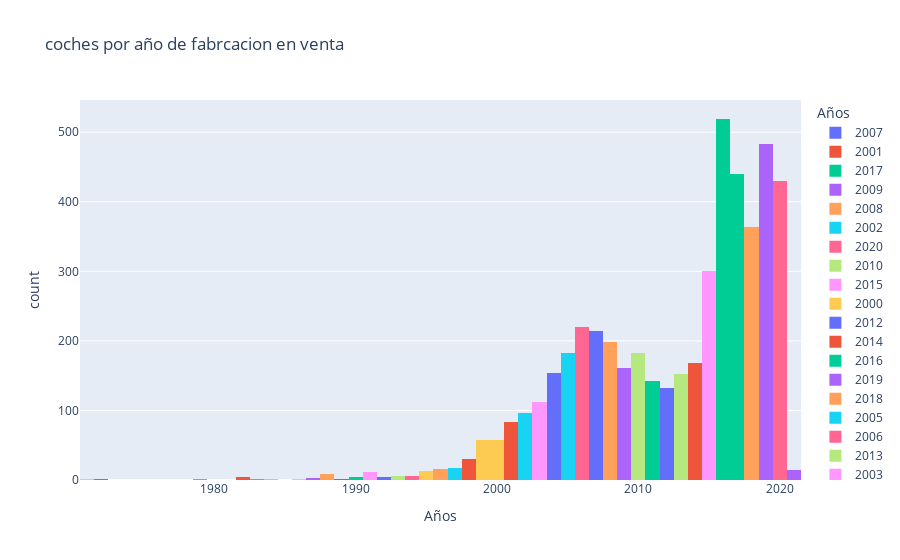

Notebook code for this chart:
### Code cell
px.histogram(df, x='year', title='coches por año de fabrcacion en venta', labels={'year':'Años'},color= 'year')

### Figure 1 — Plotly figure (JSON) as saved in the notebook; plotly's stock layout.template omitted (floating-point values rounded to 4 significant figures; data arrays with more than 128 entries replaced by an {"elided": "..."} marker saying what was removed)
{"data": [{"alignmentgroup": "True", "bingroup": "x", "hovertemplate": "Años=%{x}<br>count=%{y}<extra></extra>", "legendgroup": "2007", "marker": {"color": "#636efa", "pattern": {"shape": ""}}, "name": "2007", "offsetgroup": "2007", "orientation": "v", "showlegend": true, "type": "histogram", "x": {"elided": "214 int values"}, "xaxis": "x", "yaxis": "y"}, {"alignmentgroup": "True", "bingroup": "x", "hovertemplate": "Años=%{x}<br>count=%{y}<extra></extra>", "legendgroup": "2001", "marker": {"color": "#EF553B", "pattern": {"shape": ""}}, "name": "2001", "offsetgroup": "2001", "orientation": "v", "showlegend": true, "type": "histogram", "x": [2001, 2001, 2001, 2001, 2001, 2001, 2001, 2001, 2001, 2001, 2001, 2001, 2001, 2001, 2001, 2001, 2001, 2001, 2001, 2001, 2001, 2001, 2001, 2001, 2001, 2001, 2001, 2001, 2001, 2001, 2001, 2001, 2001, 2001, 2001, 2001, 2001, 2001, 2001, 2001, 2001, 2001, 2001, 2001, 2001, 2001, 2001, 2001, 2001, 2001, 2001, 2001, 2001, 2001, 2001, 2001, 2001, 2001, 2001, 2001, 2001, 2001, 2001, 2001, 2001, 2001, 2001, 2001, 2001, 2001, 2001, 2001, 2001, 2001, 2001, 2001, 2001, 2001, 2001, 2001, 2001, 2001, 2001], "xaxis": "x", "yaxis": "y"}, {"alignmentgroup": "True", "bingroup": "x", "hovertemplate": "Años=%{x}<br>count=%{y}<extra></extra>", "legendgroup": "2017", "marker": {"color": "#00cc96", "pattern": {"shape": ""}}, "name": "2017", "offsetgroup": "2017", "orientation": "v", "showlegend": true, "type": "histogram", "x": {"elided": "440 int values"}, "xaxis": "x", "yaxis": "y"}, {"alignmentgroup": "True", "bingroup": "x", "hovertemplate": "Años=%{x}<br>count=%{y}<extra></extra>", "legendgroup": "2009", "marker": {"color": "#ab63fa", "pattern": {"shape": ""}}, "name": "2009", "offsetgroup": "2009", "orientation": "v", "showlegend": true, "type": "histogram", "x": {"elided": "161 int values"}, "xaxis": "x", "yaxis": "y"}, {"alignmentgroup": "True", "bingroup": "x", "hovertemplate": "Años=%{x}<br>count=%{y}<extra></extra>", "legendgroup": "2008", "marker": {"color": "#FFA15A", "pattern": {"shape": ""}}, "name": "2008", "offsetgroup": "2008", "orientation": "v", "showlegend": true, "type": "histogram", "x": {"elided": "199 int values"}, "xaxis": "x", "yaxis": "y"}, {"alignmentgroup": "True", "bingroup": "x", "hovertemplate": "Años=%{x}<br>count=%{y}<extra></extra>", "legendgroup": "2002", "marker": {"color": "#19d3f3", "pattern": {"shape": ""}}, "name": "2002", "offsetgroup": "2002", "orientation": "v", "showlegend": true, "type": "histogram", "x": [2002, 2002, 2002, 2002, 2002, 2002, 2002, 2002, 2002, 2002, 2002, 2002, 2002, 2002, 2002, 2002, 2002, 2002, 2002, 2002, 2002, 2002, 2002, 2002, 2002, 2002, 2002, 2002, 2002, 2002, 2002, 2002, 2002, 2002, 2002, 2002, 2002, 2002, 2002, 2002, 2002, 2002, 2002, 2002, 2002, 2002, 2002, 2002, 2002, 2002, 2002, 2002, 2002, 2002, 2002, 2002, 2002, 2002, 2002, 2002, 2002, 2002, 2002, 2002, 2002, 2002, 2002, 2002, 2002, 2002, 2002, 2002, 2002, 2002, 2002, 2002, 2002, 2002, 2002, 2002, 2002, 2002, 2002, 2002, 2002, 2002, 2002, 2002, 2002, 2002, 2002, 2002, 2002, 2002, 2002, 2002], "xaxis": "x", "yaxis": "y"}, {"alignmentgroup": "True", "bingroup": "x", "hovertemplate": "Años=%{x}<br>count=%{y}<extra></extra>", "legendgroup": "2020", "marker": {"color": "#FF6692", "pattern": {"shape": ""}}, "name": "2020", "offsetgroup": "2020", "orientation": "v", "showlegend": true, "type": "histogram", "x": {"elided": "430 int values"}, "xaxis": "x", "yaxis": "y"}, {"alignmentgroup": "True", "bingroup": "x", "hovertemplate": "Años=%{x}<br>count=%{y}<extra></extra>", "legendgroup": "2010", "marker": {"color": "#B6E880", "pattern": {"shape": ""}}, "name": "2010", "offsetgroup": "2010", "orientation": "v", "showlegend": true, "type": "histogram", "x": {"elided": "182 int values"}, "xaxis": "x", "yaxis": "y"}, {"alignmentgroup": "True", "bingroup": "x", "hovertemplate": "Años=%{x}<br>count=%{y}<extra></extra>", "legendgroup": "2015", "marker": {"color": "#FF97FF", "pattern": {"shape": ""}}, "name": "2015", "offsetgroup": "2015", "orientation": "v", "showlegend": true, "type": "histogram", "x": {"elided": "301 int values"}, "xaxis": "x", "yaxis": "y"}, {"alignmentgroup": "True", "bingroup": "x", "hovertemplate": "Años=%{x}<br>count=%{y}<extra></extra>", "legendgroup": "2000", "marker": {"color": "#FECB52", "pattern": {"shape": ""}}, "name": "2000", "offsetgroup": "2000", "orientation": "v", "showlegend": true, "type": "histogram", "x": [2000, 2000, 2000, 2000, 2000, 2000, 2000, 2000, 2000, 2000, 2000, 2000, 2000, 2000, 2000, 2000, 2000, 2000, 2000, 2000, 2000, 2000, 2000, 2000, 2000, 2000, 2000, 2000, 2000, 2000, 2000, 2000, 2000, 2000, 2000, 2000, 2000, 2000, 2000, 2000, 2000, 2000, 2000, 2000, 2000, 2000, 2000, 2000, 2000, 2000, 2000, 2000, 2000, 2000, 2000, 2000, 2000], "xaxis": "x", "yaxis": "y"}, {"alignmentgroup": "True", "bingroup": "x", "hovertemplate": "Años=%{x}<br>count=%{y}<extra></extra>", "legendgroup": "2012", "marker": {"color": "#636efa", "pattern": {"shape": ""}}, "name": "2012", "offsetgroup": "2012", "orientation": "v", "showlegend": true, "type": "histogram", "x": {"elided": "132 int values"}, "xaxis": "x", "yaxis": "y"}, {"alignmentgroup": "True", "bingroup": "x", "hovertemplate": "Años=%{x}<br>count=%{y}<extra></extra>", "legendgroup": "2014", "marker": {"color": "#EF553B", "pattern": {"shape": ""}}, "name": "2014", "offsetgroup": "2014", "orientation": "v", "showlegend": true, "type": "histogram", "x": {"elided": "168 int values"}, "xaxis": "x", "yaxis": "y"}, {"alignmentgroup": "True", "bingroup": "x", "hovertemplate": "Años=%{x}<br>count=%{y}<extra></extra>", "legendgroup": "2016", "marker": {"color": "#00cc96", "pattern": {"shape": ""}}, "name": "2016", "offsetgroup": "2016", "orientation": "v", "showlegend": true, "type": "histogram", "x": {"elided": "519 int values"}, "xaxis": "x", "yaxis": "y"}, {"alignmentgroup": "True", "bingroup": "x", "hovertemplate": "Años=%{x}<br>count=%{y}<extra></extra>", "legendgroup": "2019", "marker": {"color": "#ab63fa", "pattern": {"shape": ""}}, "name": "2019", "offsetgroup": "2019", "orientation": "v", "showlegend": true, "type": "histogram", "x": {"elided": "483 int values"}, "xaxis": "x", "yaxis": "y"}, {"alignmentgroup": "True", "bingroup": "x", "hovertemplate": "Años=%{x}<br>count=%{y}<extra></extra>", "legendgroup": "2018", "marker": {"color": "#FFA15A", "pattern": {"shape": ""}}, "name": "2018", "offsetgroup": "2018", "orientation": "v", "showlegend": true, "type": "histogram", "x": {"elided": "364 int values"}, "xaxis": "x", "yaxis": "y"}, {"alignmentgroup": "True", "bingroup": "x", "hovertemplate": "Años=%{x}<br>count=%{y}<extra></extra>", "legendgroup": "2005", "marker": {"color": "#19d3f3", "pattern": {"shape": ""}}, "name": "2005", "offsetgroup": "2005", "orientation": "v", "showlegend": true, "type": "histogram", "x": {"elided": "182 int values"}, "xaxis": "x", "yaxis": "y"}, {"alignmentgroup": "True", "bingroup": "x", "hovertemplate": "Años=%{x}<br>count=%{y}<extra></extra>", "legendgroup": "2006", "marker": {"color": "#FF6692", "pattern": {"shape": ""}}, "name": "2006", "offsetgroup": "2006", "orientation": "v", "showlegend": true, "type": "histogram", "x": {"elided": "220 int values"}, "xaxis": "x", "yaxis": "y"}, {"alignmentgroup": "True", "bingroup": "x", "hovertemplate": "Años=%{x}<br>count=%{y}<extra></extra>", "legendgroup": "2013", "marker": {"color": "#B6E880", "pattern": {"shape": ""}}, "name": "2013", "offsetgroup": "2013", "orientation": "v", "showlegend": true, "type": "histogram", "x": {"elided": "153 int values"}, "xaxis": "x", "yaxis": "y"}, {"alignmentgroup": "True", "bingroup": "x", "hovertemplate": "Años=%{x}<br>count=%{y}<extra></extra>", "legendgroup": "2003", "marker": {"color": "#FF97FF", "pattern": {"shape": ""}}, "name": "2003", "offsetgroup": "2003", "orientation": "v", "showlegend": true, "type": "histogram", "x": [2003, 2003, 2003, 2003, 2003, 2003, 2003, 2003, 2003, 2003, 2003, 2003, 2003, 2003, 2003, 2003, 2003, 2003, 2003, 2003, 2003, 2003, 2003, 2003, 2003, 2003, 2003, 2003, 2003, 2003, 2003, 2003, 2003, 2003, 2003, 2003, 2003, 2003, 2003, 2003, 2003, 2003, 2003, 2003, 2003, 2003, 2003, 2003, 2003, 2003, 2003, 2003, 2003, 2003, 2003, 2003, 2003, 2003, 2003, 2003, 2003, 2003, 2003, 2003, 2003, 2003, 2003, 2003, 2003, 2003, 2003, 2003, 2003, 2003, 2003, 2003, 2003, 2003, 2003, 2003, 2003, 2003, 2003, 2003, 2003, 2003, 2003, 2003, 2003, 2003, 2003, 2003, 2003, 2003, 2003, 2003, 2003, 2003, 2003, 2003, 2003, 2003, 2003, 2003, 2003, 2003, 2003, 2003, 2003, 2003, 2003, 2003], "xaxis": "x", "yaxis": "y"}, {"alignmentgroup": "True", "bingroup": "x", "hovertemplate": "Años=%{x}<br>count=%{y}<extra></extra>", "legendgroup": "1999", "marker": {"color": "#FECB52", "pattern": {"shape": ""}}, "name": "1999", "offsetgroup": "1999", "orientation": "v", "showlegend": true, "type": "histogram", "x": [1999, 1999, 1999, 1999, 1999, 1999, 1999, 1999, 1999, 1999, 1999, 1999, 1999, 1999, 1999, 1999, 1999, 1999, 1999, 1999, 1999, 1999, 1999, 1999, 1999, 1999, 1999, 1999, 1999, 1999, 1999, 1999, 1999, 1999, 1999, 1999, 1999, 1999, 1999, 1999, 1999, 1999, 1999, 1999, 1999, 1999, 1999, 1999, 1999, 1999, 1999, 1999, 1999, 1999, 1999, 1999, 1999, 1999], "xaxis": "x", "yaxis": "y"}, {"alignmentgroup": "True", "bingroup": "x", "hovertemplate": "Años=%{x}<br>count=%{y}<extra></extra>", "legendgroup": "2004", "marker": {"color": "#636efa", "pattern": {"shape": ""}}, "name": "2004", "offsetgroup": "2004", "orientation": "v", "showlegend": true, "type": "histogram", "x": {"elided": "154 int values"}, "xaxis": "x", "yaxis": "y"}, {"alignmentgroup": "True", "bingroup": "x", "hovertemplate": "Años=%{x}<br>count=%{y}<extra></extra>", "legendgroup": "1998", "marker": {"color": "#EF553B", "pattern": {"shape": ""}}, "name": "1998", "offsetgroup": "1998", "orientation": "v", "showlegend": true, "type": "histogram", "x": [1998, 1998, 1998, 1998, 1998, 1998, 1998, 1998, 1998, 1998, 1998, 1998, 1998, 1998, 1998, 1998, 1998, 1998, 1998, 1998, 1998, 1998, 1998, 1998, 1998, 1998, 1998, 1998, 1998, 1998], "xaxis": "x", "yaxis": "y"}, {"alignmentgroup": "True", "bingroup": "x", "hovertemplate": "Años=%{x}<br>count=%{y}<extra></extra>", "legendgroup": "2011", "marker": {"color": "#00cc96", "pattern": {"shape": ""}}, "name": "2011", "offsetgroup": "2011", "orientation": "v", "showlegend": true, "type": "histogram", "x": {"elided": "143 int values"}, "xaxis": "x", "yaxis": "y"}, {"alignmentgroup": "True", "bingroup": "x", "hovertemplate": "Años=%{x}<br>count=%{y}<extra></extra>", "legendgroup": "2021", "marker": {"color": "#ab63fa", "pattern": {"shape": ""}}, "name": "2021", "offsetgroup": "2021", "orientation": "v", "showlegend": true, "type": "histogram", "x": [2021, 2021, 2021, 2021, 2021, 2021, 2021, 2021, 2021, 2021, 2021, 2021, 2021, 2021, 2021], "xaxis": "x", "yaxis": "y"}, {"alignmentgroup": "True", "bingroup": "x", "hovertemplate": "Años=%{x}<br>count=%{y}<extra></extra>", "legendgroup": "1988", "marker": {"color": "#FFA15A", "pattern": {"shape": ""}}, "name": "1988", "offsetgroup": "1988", "orientation": "v", "showlegend": true, "type": "histogram", "x": [1988, 1988, 1988, 1988, 1988, 1988, 1988, 1988], "xaxis": "x", "yaxis": "y"}, {"alignmentgroup": "True", "bingroup": "x", "hovertemplate": "Años=%{x}<br>count=%{y}<extra></extra>", "legendgroup": "1997", "marker": {"color": "#19d3f3", "pattern": {"shape": ""}}, "name": "1997", "offsetgroup": "1997", "orientation": "v", "showlegend": true, "type": "histogram", "x": [1997, 1997, 1997, 1997, 1997, 1997, 1997, 1997, 1997, 1997, 1997, 1997, 1997, 1997, 1997, 1997, 1997], "xaxis": "x", "yaxis": "y"}, {"alignmentgroup": "True", "bingroup": "x", "hovertemplate": "Años=%{x}<br>count=%{y}<extra></extra>", "legendgroup": "1994", "marker": {"color": "#FF6692", "pattern": {"shape": ""}}, "name": "1994", "offsetgroup": "1994", "orientation": "v", "showlegend": true, "type": "histogram", "x": [1994, 1994, 1994, 1994, 1994, 1994], "xaxis": "x", "yaxis": "y"}, {"alignmentgroup": "True", "bingroup": "x", "hovertemplate": "Años=%{x}<br>count=%{y}<extra></extra>", "legendgroup": "1986", "marker": {"color": "#B6E880", "pattern": {"shape": ""}}, "name": "1986", "offsetgroup": "1986", "orientation": "v", "showlegend": true, "type": "histogram", "x": [1986, 1986], "xaxis": "x", "yaxis": "y"}, {"alignmentgroup": "True", "bingroup": "x", "hovertemplate": "Años=%{x}<br>count=%{y}<extra></extra>", "legendgroup": "1991", "marker": {"color": "#FF97FF", "pattern": {"shape": ""}}, "name": "1991", "offsetgroup": "1991", "orientation": "v", "showlegend": true, "type": "histogram", "x": [1991, 1991, 1991, 1991, 1991, 1991, 1991, 1991, 1991, 1991, 1991], "xaxis": "x", "yaxis": "y"}, {"alignmentgroup": "True", "bingroup": "x", "hovertemplate": "Años=%{x}<br>count=%{y}<extra></extra>", "legendgroup": "1995", "marker": {"color": "#FECB52", "pattern": {"shape": ""}}, "name": "1995", "offsetgroup": "1995", "orientation": "v", "showlegend": true, "type": "histogram", "x": [1995, 1995, 1995, 1995, 1995, 1995, 1995, 1995, 1995, 1995, 1995, 1995, 1995], "xaxis": "x", "yaxis": "y"}, {"alignmentgroup": "True", "bingroup": "x", "hovertemplate": "Años=%{x}<br>count=%{y}<extra></extra>", "legendgroup": "1992", "marker": {"color": "#636efa", "pattern": {"shape": ""}}, "name": "1992", "offsetgroup": "1992", "orientation": "v", "showlegend": true, "type": "histogram", "x": [1992, 1992, 1992, 1992], "xaxis": "x", "yaxis": "y"}, {"alignmentgroup": "True", "bingroup": "x", "hovertemplate": "Años=%{x}<br>count=%{y}<extra></extra>", "legendgroup": "1982", "marker": {"color": "#EF553B", "pattern": {"shape": ""}}, "name": "1982", "offsetgroup": "1982", "orientation": "v", "showlegend": true, "type": "histogram", "x": [1982, 1982, 1982, 1982], "xaxis": "x", "yaxis": "y"}, {"alignmentgroup": "True", "bingroup": "x", "hovertemplate": "Años=%{x}<br>count=%{y}<extra></extra>", "legendgroup": "1990", "marker": {"color": "#00cc96", "pattern": {"shape": ""}}, "name": "1990", "offsetgroup": "1990", "orientation": "v", "showlegend": true, "type": "histogram", "x": [1990, 1990, 1990, 1990, 1990], "xaxis": "x", "yaxis": "y"}, {"alignmentgroup": "True", "bingroup": "x", "hovertemplate": "Años=%{x}<br>count=%{y}<extra></extra>", "legendgroup": "1987", "marker": {"color": "#ab63fa", "pattern": {"shape": ""}}, "name": "1987", "offsetgroup": "1987", "orientation": "v", "showlegend": true, "type": "histogram", "x": [1987, 1987, 1987], "xaxis": "x", "yaxis": "y"}, {"alignmentgroup": "True", "bingroup": "x", "hovertemplate": "Años=%{x}<br>count=%{y}<extra></extra>", "legendgroup": "1996", "marker": {"color": "#FFA15A", "pattern": {"shape": ""}}, "name": "1996", "offsetgroup": "1996", "orientation": "v", "showlegend": true, "type": "histogram", "x": [1996, 1996, 1996, 1996, 1996, 1996, 1996, 1996, 1996, 1996, 1996, 1996, 1996, 1996, 1996, 1996], "xaxis": "x", "yaxis": "y"}, {"alignmentgroup": "True", "bingroup": "x", "hovertemplate": "Años=%{x}<br>count=%{y}<extra></extra>", "legendgroup": "1979", "marker": {"color": "#19d3f3", "pattern": {"shape": ""}}, "name": "1979", "offsetgroup": "1979", "orientation": "v", "showlegend": true, "type": "histogram", "x": [1979], "xaxis": "x", "yaxis": "y"}, {"alignmentgroup": "True", "bingroup": "x", "hovertemplate": "Años=%{x}<br>count=%{y}<extra></extra>", "legendgroup": "1983", "marker": {"color": "#FF6692", "pattern": {"shape": ""}}, "name": "1983", "offsetgroup": "1983", "orientation": "v", "showlegend": true, "type": "histogram", "x": [1983, 1983], "xaxis": "x", "yaxis": "y"}, {"alignmentgroup": "True", "bingroup": "x", "hovertemplate": "Años=%{x}<br>count=%{y}<extra></extra>", "legendgroup": "1993", "marker": {"color": "#B6E880", "pattern": {"shape": ""}}, "name": "1993", "offsetgroup": "1993", "orientation": "v", "showlegend": true, "type": "histogram", "x": [1993, 1993, 1993, 1993, 1993, 1993], "xaxis": "x", "yaxis": "y"}, {"alignmentgroup": "True", "bingroup": "x", "hovertemplate": "Años=%{x}<br>count=%{y}<extra></extra>", "legendgroup": "1984", "marker": {"color": "#FF97FF", "pattern": {"shape": ""}}, "name": "1984", "offsetgroup": "1984", "orientation": "v", "showlegend": true, "type": "histogram", "x": [1984, 1984], "xaxis": "x", "yaxis": "y"}, {"alignmentgroup": "True", "bingroup": "x", "hovertemplate": "Años=%{x}<br>count=%{y}<extra></extra>", "legendgroup": "1971", "marker": {"color": "#FECB52", "pattern": {"shape": ""}}, "name": "1971", "offsetgroup": "1971", "orientation": "v", "showlegend": true, "type": "histogram", "x": [1971], "xaxis": "x", "yaxis": "y"}, {"alignmentgroup": "True", "bingroup": "x", "hovertemplate": "Años=%{x}<br>count=%{y}<extra></extra>", "legendgroup": "1989", "marker": {"color": "#636efa", "pattern": {"shape": ""}}, "name": "1989", "offsetgroup": "1989", "orientation": "v", "showlegend": true, "type": "histogram", "x": [1989, 1989], "xaxis": "x", "yaxis": "y"}, {"alignmentgroup": "True", "bingroup": "x", "hovertemplate": "Años=%{x}<br>count=%{y}<extra></extra>", "legendgroup": "1972", "marker": {"color": "#EF553B", "pattern": {"shape": ""}}, "name": "1972", "offsetgroup": "1972", "orientation": "v", "showlegend": true, "type": "histogram", "x": [1972], "xaxis": "x", "yaxis": "y"}], "layout": {"barmode": "relative", "legend": {"title": {"text": "Años"}, "tracegroupgap": 0}, "title": {"text": "coches por año de fabrcacion en venta"}, "xaxis": {"anchor": "y", "categoryarray": [2007, 2001, 2017, 2009, 2008, 2002, 2020, 2010, 2015, 2000, 2012, 2014, 2016, 2019, 2018, 2005, 2006, 2013, 2003, 1999, 2004, 1998, 2011, 2021, 1988, 1997, 1994, 1986, 1991, 1995, 1992, 1982, 1990, 1987, 1996, 1979, 1983, 1993, 1984, 1971, 1989, 1972], "categoryorder": "array", "domain": [0, 1], "title": {"text": "Años"}}, "yaxis": {"anchor": "x", "domain": [0, 1], "title": {"text": "count"}}}}
